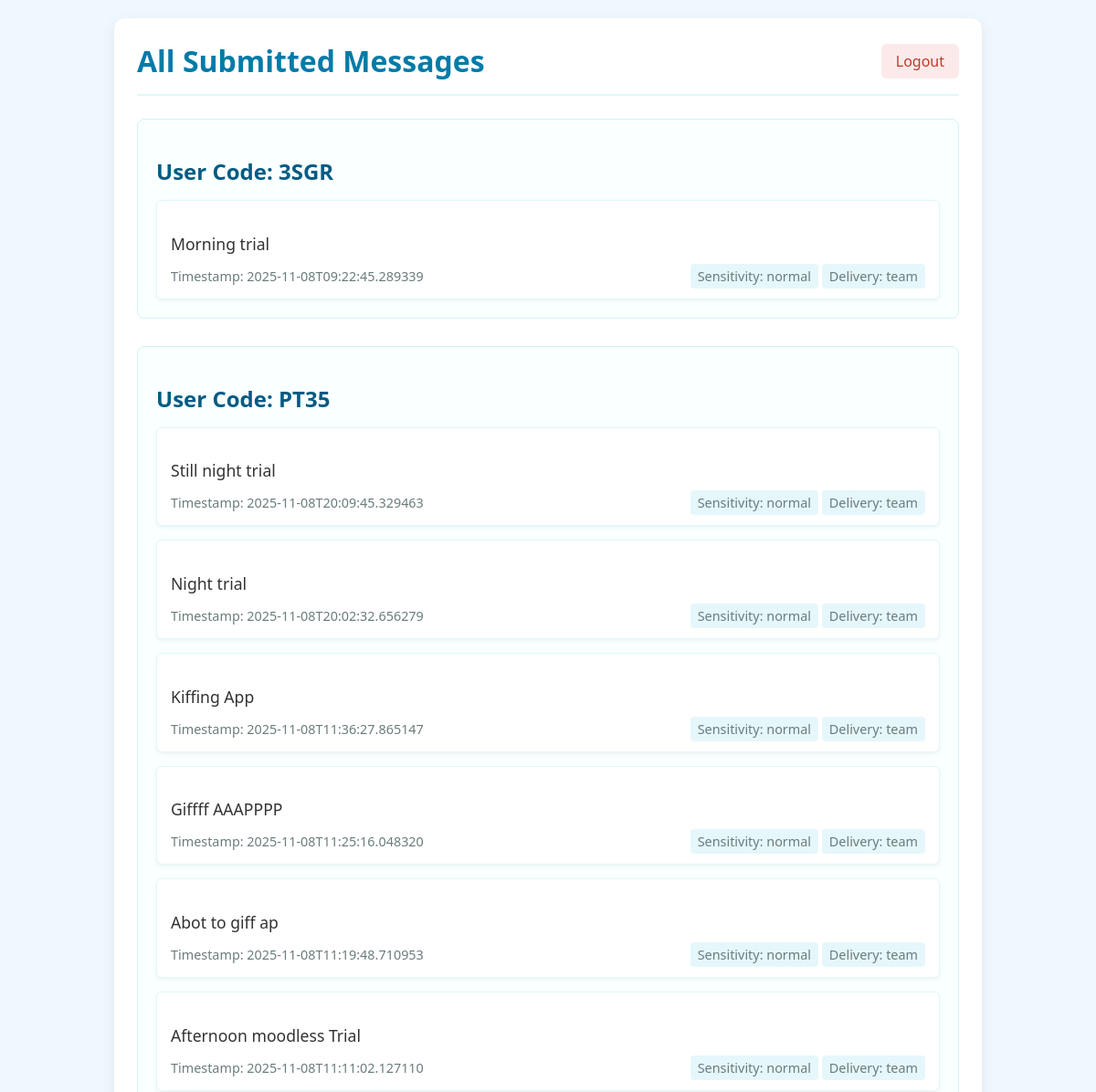
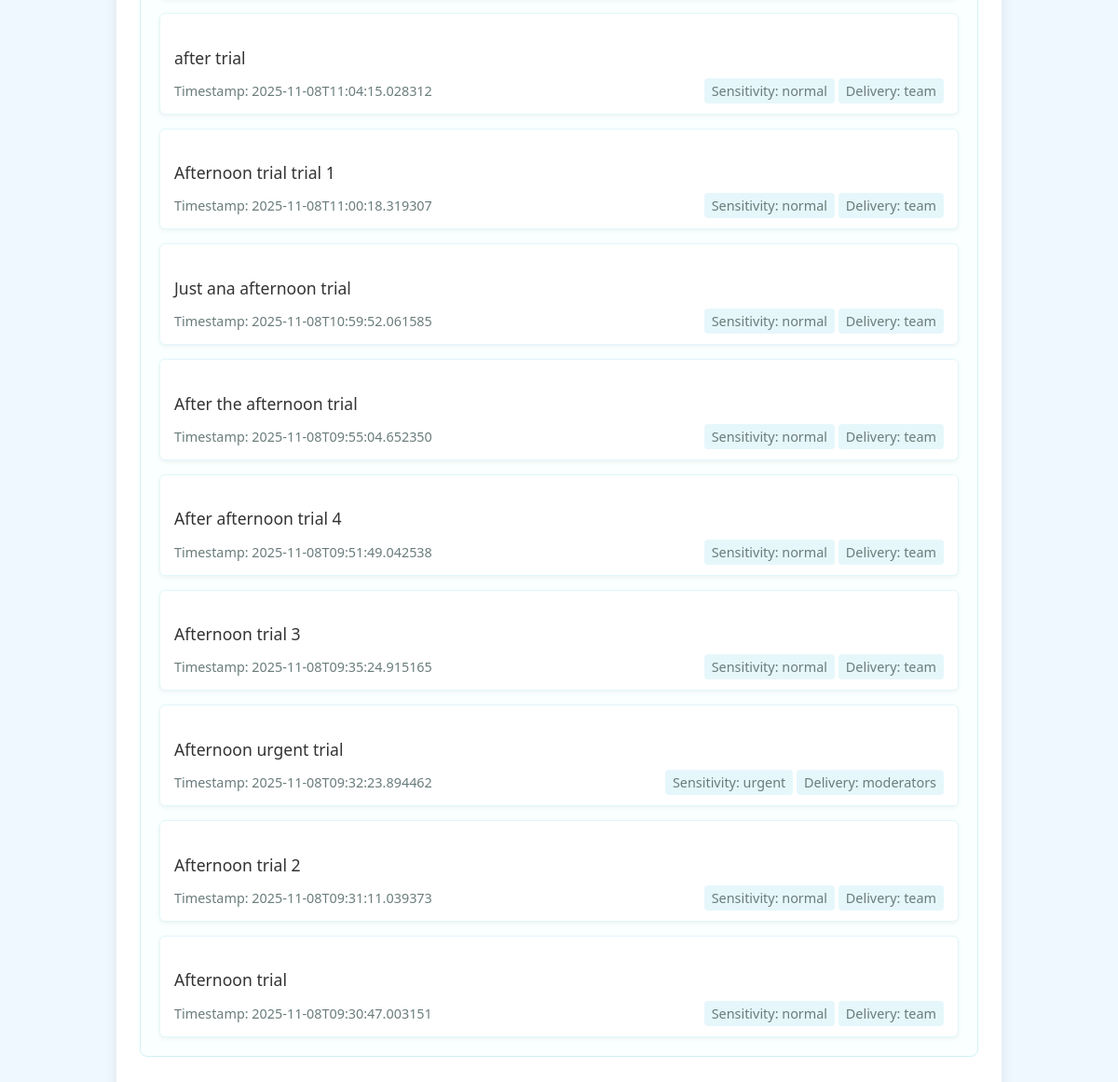
The page /messages (signed in) on the database its author committed (2 pictures, top to bottom).
### tables this page shows
CREATE TABLE messages (
            id INTEGER PRIMARY KEY AUTOINCREMENT,
            user_code TEXT NOT NULL,
            message TEXT NOT NULL,
            sensitivity TEXT,
            delivery TEXT,
            timestamp_utc TEXT NOT NULL,
            FOREIGN KEY (user_code) REFERENCES users (code)
        );

### app.py (the view)
@app.route('/messages')
def view_messages():
    if not session.get('admin_logged_in'):
        return redirect(url_for('admin_login'))
    all_messages = db.get_all_messages_grouped()
    return render_template('admin_view.html', messages=all_messages)

### database.py (called while the page is built)
def get_db_connection():
    if DATABASE_URL: # Production environment on Render
        try:
            conn = psycopg2.connect(DATABASE_URL, cursor_factory=DictCursor)
        except psycopg2.OperationalError as e:
            print(f"!!! DATABASE CONNECTION FAILED: {e}")
            raise
    else: # Local development environment
        conn = sqlite3.connect('outercircle.db')
        conn.row_factory = sqlite3.Row
    return conn

def get_all_messages_grouped():
    conn = get_db_connection()
    cursor = conn.cursor()
    cursor.execute('SELECT * FROM messages ORDER BY user_code, timestamp_utc DESC')
    messages = cursor.fetchall()
    cursor.close()
    conn.close()
    return messages

### templates/admin_view.html (shortened to what this page needs)
<!DOCTYPE html>
<html lang="en">
<head>
</head>
<body>
    <div class="container">
        <div class="header-container">
            <h1 style="margin: 0; padding: 0; border: none;">All Submitted Messages</h1>
            <a href="{{ url_for('admin_logout') }}" class="logout-btn">Logout</a>
        </div>
        {% if not messages %}
            <p style="text-align: center;">No messages have been submitted yet.</p>
        {% else %}
            {% for user_code, user_messages in messages|groupby('user_code') %}
                <div class="user-group">
                    <h2 class="user-code">User Code: {{ user_code }}</h2>
                    {% for message in user_messages %}
                        <div class="message-card">
                            <p class="message-content">{{ message.message }}</p>
                            <div class="message-meta">
                                <span>Timestamp: {{ message.timestamp_utc }}</span>
                                <div>
                                    <span class="meta-item">Sensitivity: {{ message.sensitivity }}</span>
                                    <span class="meta-item">Delivery: {{ message.delivery }}</span>
                                </div>
                            </div>
                        </div>
                    {% endfor %}
                </div>
            {% endfor %}
        {% endif %}
    </div>
</body>
</html>

### templates/admin_view.html (style rules this page uses)
body { font-family: 'Segoe UI', Arial, sans-serif; background-color: #f0f8ff; color: #333; margin: 0; padding: 20px; }
.container { max-width: 900px; margin: auto; background: #fff; padding: 25px; border-radius: 12px; box-shadow: 0 5px 15px rgba(0,0,0,0.08); }
.header-container { display: flex; justify-content: space-between; align-items: center; border-bottom: 2px solid #e0f7fa; padding-bottom: 15px; margin-bottom: 25px; }
h1 { color: #007ba7; text-align: center; border-bottom: 2px solid #e0f7fa; padding-bottom: 15px; margin-bottom: 25px; }
.logout-btn { background-color: #fbeae9; color: #c0392b; padding: 8px 16px; border-radius: 6px; text-decoration: none; font-weight: 500; }
.user-group { margin-bottom: 30px; border: 1px solid #d0f2f6; border-radius: 8px; padding: 20px; background-color: #faffff; }
.user-code { font-size: 1.5rem; font-weight: bold; color: #005b83; margin-bottom: 15px; }
.message-card { background: #fff; border: 1px solid #e0f7fa; border-radius: 6px; padding: 15px; margin-bottom: 15px; box-shadow: 0 2px 5px rgba(0,0,0,0.05); }
.message-card:last-child { margin-bottom: 0; }
.message-content { font-size: 1.1rem; line-height: 1.6; margin-bottom: 12px; white-space: pre-wrap; }
.message-meta { font-size: 0.9rem; color: #6b7c7c; display: flex; justify-content: space-between; align-items: center; }
.meta-item { background-color: #e6f7fb; padding: 4px 8px; border-radius: 4px; }

### rows shown on the page
messages: user_code "3SGR", message "Morning trial", timestamp_utc "2025-11-08T09:22:45.289339", sensitivity "normal", delivery "team"
messages: user_code "PT35", message "Still night trial", timestamp_utc "2025-11-08T20:09:45.329463", sensitivity "normal", delivery "team"
messages: message "Night trial", timestamp_utc "2025-11-08T20:02:32.656279", sensitivity "normal", delivery "team"
messages: message "Kiffing App", timestamp_utc "2025-11-08T11:36:27.865147", sensitivity "normal", delivery "team"
messages: message "Giffff AAAPPPP", timestamp_utc "2025-11-08T11:25:16.048320", sensitivity "normal", delivery "team"
messages: message "Abot to giff ap", timestamp_utc "2025-11-08T11:19:48.710953", sensitivity "normal", delivery "team"
messages: message "Afternoon moodless Trial", timestamp_utc "2025-11-08T11:11:02.127110", sensitivity "normal", delivery "team"
messages: message "after trial", timestamp_utc "2025-11-08T11:04:15.028312", sensitivity "normal", delivery "team"
messages: message "Afternoon trial trial 1", timestamp_utc "2025-11-08T11:00:18.319307", sensitivity "normal", delivery "team"
messages: message "Just ana afternoon trial", timestamp_utc "2025-11-08T10:59:52.061585", sensitivity "normal", delivery "team"
messages: message "After the afternoon trial", timestamp_utc "2025-11-08T09:55:04.652350", sensitivity "normal", delivery "team"
messages: message "After afternoon trial 4", timestamp_utc "2025-11-08T09:51:49.042538", sensitivity "normal", delivery "team"
messages: message "Afternoon trial 3", timestamp_utc "2025-11-08T09:35:24.915165", sensitivity "normal", delivery "team"
messages: message "Afternoon urgent trial", timestamp_utc "2025-11-08T09:32:23.894462", sensitivity "urgent", delivery "moderators"
messages: message "Afternoon trial 2", timestamp_utc "2025-11-08T09:31:11.039373", sensitivity "normal", delivery "team"
messages: message "Afternoon trial", timestamp_utc "2025-11-08T09:30:47.003151", sensitivity "normal", delivery "team"
